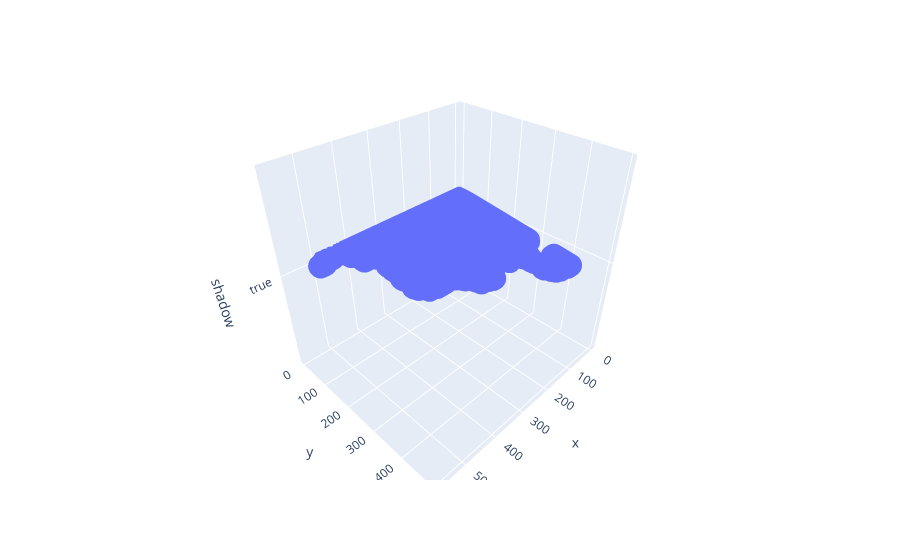

The notebook cell this image was saved under:
### Code cell
import plotly.express as px

fig = px.scatter_3d(df, x = 'x', y = 'y', z = 'shadow')
fig.show()

### Figure 1 — Plotly figure (JSON) as saved in the notebook; plotly's stock layout.template omitted (floating-point values rounded to 4 significant figures; data arrays with more than 128 entries replaced by an {"elided": "..."} marker saying what was removed)
{"data": [{"hovertemplate": "x=%{x}<br>y=%{y}<br>shadow=%{z}<extra></extra>", "legendgroup": "", "marker": {"color": "#636efa", "symbol": "circle"}, "mode": "markers", "name": "", "scene": "scene", "showlegend": false, "type": "scatter3d", "x": {"elided": "50000 float values"}, "y": {"elided": "50000 float values"}, "z": {"elided": "50000 bool values"}}], "layout": {"legend": {"tracegroupgap": 0}, "margin": {"t": 60}, "scene": {"domain": {"x": [0, 1], "y": [0, 1]}, "xaxis": {"title": {"text": "x"}}, "yaxis": {"title": {"text": "y"}}, "zaxis": {"title": {"text": "shadow"}}}}}
